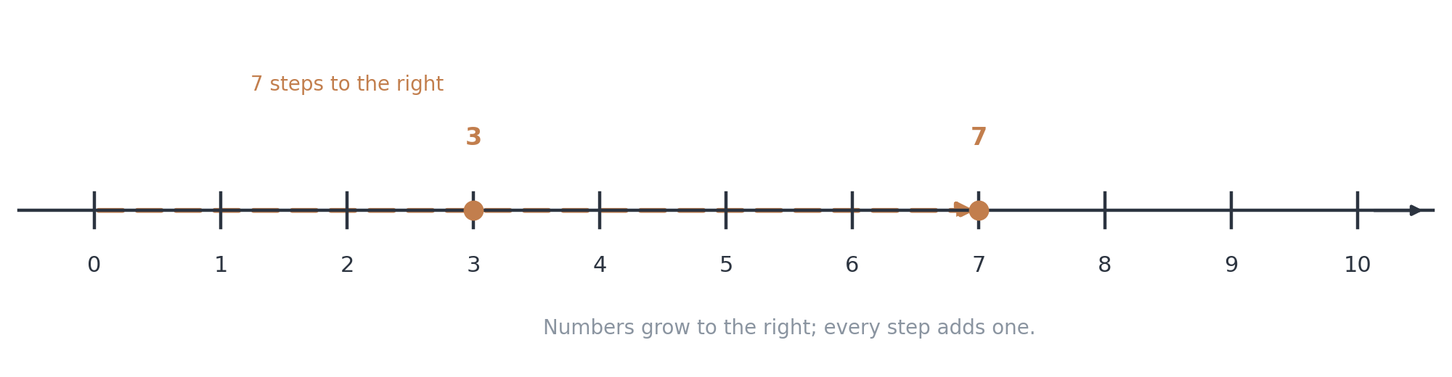
#> input picture scripts/assets/fig_ma1_02_numberline.png, 1452 x 377 px, shrunk from 2000 x 520 before the run
$ python make_book_ma1_figures.py
#> lines starting #> are read from the running program, lines starting #| are printed output that depends on the picture
"""Figures for Book MA-1: Everyday Mathematics for Future Engineers.

All figures are code-free mathematical illustrations with English labels,
muted GO-1 palette, constrained_layout (no tight_layout).
"""
import matplotlib
matplotlib.use("Agg")
import matplotlib.font_manager as fm

fm.fontManager.addfont('/usr/share/fonts/truetype/dejavu/DejaVuSans.ttf')
fm.fontManager.addfont('/usr/share/fonts/truetype/dejavu/DejaVuSans-Bold.ttf')

import matplotlib.pyplot as plt
from matplotlib.patches import FancyArrowPatch, Rectangle, FancyBboxPatch

plt.rcParams['font.sans-serif'] = ['DejaVu Sans']
plt.rcParams['axes.unicode_minus'] = False

OUT = "/home/z/my-project/scripts/assets"
import os
os.makedirs(OUT, exist_ok=True)

INK = "#2C3440"
ACCENT = "#C27E4D"
MUTED = "#8A94A0"
MATH = "#46566B"
SURFACE = "#F8F0EB"

def save(fig, name):
    fig.savefig(OUT + "/" + name, dpi=200)
    plt.close(fig)

# ------------------------------------------------ 1. Number line 0-10 (ch2)
fig, ax = plt.subplots(figsize=(10, 2.6), constrained_layout=True)
ax.set_xlim(-0.7, 10.7)
ax.set_ylim(-1.1, 1.4)
for x in range(11):
    ax.plot([x, x], [-0.12, 0.12], color=INK, lw=1.6)
    ax.text(x, -0.42, str(x), ha="center", fontsize=11, color=INK)
ax.plot([-0.6, 10.6], [0, 0], color=INK, lw=1.6)
ax.annotate("", xy=(10.55, 0), xytext=(10.1, 0),
            arrowprops=dict(arrowstyle="-|>", color=INK, lw=1.6))
ax.add_patch(FancyArrowPatch((0, 0), (7, 0), arrowstyle="-|>", mutation_scale=16,
             color=ACCENT, lw=2.4, linestyle=(0, (5, 3))))
for x, lab in [(3, "3"), (7, "7")]:
    ax.plot(x, 0, "o", ms=9, color=ACCENT)
    ax.text(x, 0.45, lab, ha="center", fontsize=12, color=ACCENT, fontweight="bold")
ax.text(2.0, 0.82, "7 steps to the right", fontsize=10, color=ACCENT, ha="center")
ax.text(5.5, -0.85, "Numbers grow to the right; every step adds one.", fontsize=10, color=MUTED, ha="center")
ax.axis("off")
save(fig, "fig_ma1_02_numberline.png")

# ------------------------------------------------ 2. Place value chart 4,307 (ch2)
fig, ax = plt.subplots(figsize=(9.5, 3.4), constrained_layout=True)
ax.set_xlim(0, 10)
ax.set_ylim(0, 3.4)
ax.axis("off")
cols = [("4", "thousands", "4,000"), ("3", "hundreds", "300"), ("0", "tens", "0"), ("7", "ones", "7")]
for i, (digit, place, worth) in enumerate(cols):
    x = 0.6 + i * 2.3
    ax.add_patch(Rectangle((x, 1.15), 1.9, 1.25, facecolor=SURFACE, edgecolor=MATH, lw=1.6))
    ax.text(x + 0.95, 1.78, digit, ha="center", fontsize=30, color=MATH, fontweight="bold")
    ax.text(x + 0.95, 0.82, place, ha="center", fontsize=11, color=INK)
    ax.text(x + 0.95, 0.42, "worth " + worth, ha="center", fontsize=10, color=ACCENT)
    if i < 3:
        ax.add_patch(FancyArrowPatch((x + 2.18, 1.78), (x + 2.32, 1.78), arrowstyle="-|>",
                     mutation_scale=13, color=MUTED))
ax.text(5.0, 2.85, "4,307  read as:  four thousand, three hundred seven", ha="center",
        fontsize=13, color=INK, fontweight="bold")
ax.text(5.0, 2.55, "each position is ten times the one to its right", ha="center", fontsize=10, color=MUTED)
save(fig, "fig_ma1_02_placevalue.png")

# ------------------------------------------------ 3. Column addition with carrying (ch3)
fig, ax = plt.subplots(figsize=(6.8, 4.6), constrained_layout=True)
ax.set_xlim(0, 10)
ax.set_ylim(0, 10)
ax.axis("off")
ax.text(6.7, 8.9, "carry:  1    1", fontsize=11, color=ACCENT, ha="center")
rows = [(" ", "3", "4", "8"), ("+", "2", "7", "5"), ("=", "6", "2", "3")]
ys = [7.6, 6.1, 4.2]
for (row, y) in zip(rows, ys):
    ax.text(3.2, y, row[0], fontsize=22, color=INK, ha="center", va="center")
    for j, ch in enumerate(row[1:]):
        ax.text(4.6 + j * 1.7, y, ch, fontsize=26, color=INK if row[0] != "=" else ACCENT,
                ha="center", va="center", fontweight="bold" if row[0] == "=" else "normal")
ax.plot([2.6, 8.2], [5.2, 5.2], color=INK, lw=2.2)
ax.plot([2.6, 8.2], [7.0, 7.0], color=MUTED, lw=1.0, linestyle=(0, (4, 3)))
for (x1, y1, x2, y2) in [(5.4, 8.55, 5.0, 7.05), (7.1, 8.55, 6.7, 7.05)]:
    ax.add_patch(FancyArrowPatch((x1, y1), (x2, y2), arrowstyle="-|>", mutation_scale=12,
                 color=ACCENT, lw=1.6, linestyle=(0, (3, 2))))
ax.text(5.0, 3.0, "8 + 5 = 13:  write 3, carry 1", ha="center", fontsize=11, color=INK)
ax.text(5.0, 2.4, "4 + 7 + 1 = 12:  write 2, carry 1", ha="center", fontsize=11, color=INK)
ax.text(5.0, 1.8, "3 + 2 + 1 = 6", ha="center", fontsize=11, color=INK)
ax.text(5.0, 1.0, "Ten small units become one of the next size.", ha="center", fontsize=10, color=MUTED)
save(fig, "fig_ma1_03_carry.png")

# ------------------------------------------------ 4. Fraction bars (ch4)
fig, ax = plt.subplots(figsize=(9.0, 3.4), constrained_layout=True)
ax.set_xlim(0, 10)
ax.set_ylim(0, 3.4)
ax.axis("off")
def bar(y, label, parts, shaded, color):
#> called with y = 2.3, label = '3/4', parts = 4, shaded = 3, color = '#C27E4D'
    w = 7.0
    x0 = 2.0
    for i in range(parts):
        ax.add_patch(Rectangle((x0 + i * w / parts, y), w / parts, 0.8,
                     facecolor=color if i < shaded else "white", edgecolor=INK, lw=1.3))
    ax.text(1.75, y + 0.4, label, fontsize=13, color=INK, ha="right", va="center", fontweight="bold")
bar(2.3, "3/4", 4, 3, ACCENT)
bar(1.1, "6/8", 8, 6, MATH)
ax.text(6.4, 0.45, "3/4 and 6/8 cover the same amount: the sharing is equally fair.",
        fontsize=10.5, color=MUTED, ha="center")
save(fig, "fig_ma1_04_fractionbar.png")

# ------------------------------------------------ 5. Decimal place value (ch5)
fig, ax = plt.subplots(figsize=(9.5, 3.2), constrained_layout=True)
ax.set_xlim(0, 10)
ax.set_ylim(0, 3.2)
ax.axis("off")
cells = [("2", "tens", "20"), ("3", "ones", "3"), (".", "", ""), ("4", "tenths", "0.4"), ("5", "hundredths", "0.05")]
for i, (digit, place, worth) in enumerate(cells):
    x = 1.0 + i * 1.75
    if digit == ".":
        ax.text(x + 0.7, 1.55, ".", fontsize=34, color=ACCENT, ha="center", va="center", fontweight="bold")
        ax.text(x + 0.7, 0.45, "decimal point", fontsize=9.5, color=ACCENT, ha="center")
        continue
    ax.add_patch(Rectangle((x, 1.05), 1.35, 1.0, facecolor=SURFACE, edgecolor=MATH, lw=1.5))
    ax.text(x + 0.675, 1.55, digit, ha="center", fontsize=26, color=MATH, fontweight="bold")
    ax.text(x + 0.675, 0.72, place, ha="center", fontsize=9.5, color=INK)
    ax.text(x + 0.675, 0.42, worth, ha="center", fontsize=9.5, color=ACCENT)
ax.text(5.0, 2.75, "23.45  read as:  twenty-three and forty-five hundredths", ha="center",
        fontsize=13, color=INK, fontweight="bold")
save(fig, "fig_ma1_05_decimalpv.png")

# ------------------------------------------------ 6. Percent grid (ch6)
fig, ax = plt.subplots(figsize=(6.2, 5.4), constrained_layout=True)
n = 10
shaded = 25
ax.set_xlim(0, n)
ax.set_ylim(0, n)
ax.set_aspect("equal")
ax.axis("off")
count = 0
for r in range(n):
    for c in range(n):
        idx = r * n + c
        ax.add_patch(Rectangle((c, r), 1, 1,
                     facecolor=ACCENT if idx < shaded else "white",
                     edgecolor="#B0B8C0", lw=0.8))
ax.text(n / 2, n + 0.7, "25 of the 100 small squares are shaded", ha="center", fontsize=12, color=INK)
ax.text(n / 2, -0.9, "25 shaded = 25 percent = 25/100 = 0.25", ha="center", fontsize=11.5, color=MUTED)
save(fig, "fig_ma1_06_percentgrid.png")
#> in save (call 6), `fig.savefig(OUT + "/" + name, dpi=200)`:
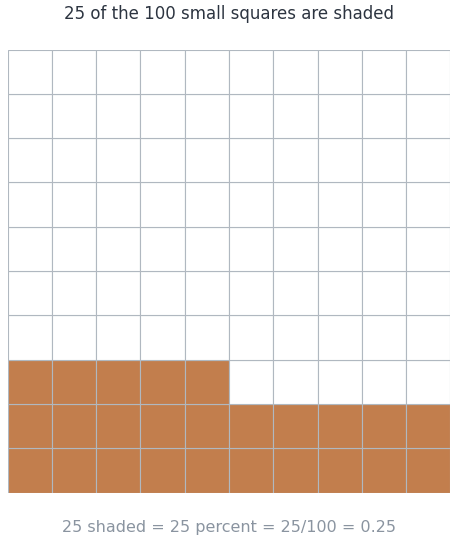
#> figure drawn by matplotlib, 1 panel

# ------------------------------------------------ 7. Ratio blocks (ch7)
fig, ax = plt.subplots(figsize=(8.6, 3.2), constrained_layout=True)
ax.set_xlim(0, 10)
ax.set_ylim(0, 3.2)
ax.axis("off")
def blocks(y, label, a, b, ca, cb):
#> called with y = 2.15, label = '3 : 2', a = 3, b = 2, ca = '#C27E4D', cb = '#46566B'
    for i in range(a):
        ax.add_patch(Rectangle((1.6 + i * 0.75, y), 0.65, 0.6, facecolor=ca, edgecolor=INK, lw=1.0))
    for i in range(b):
        ax.add_patch(Rectangle((1.6 + (a + 0.55) * 0.75 + i * 0.75, y), 0.65, 0.6, facecolor=cb, edgecolor=INK, lw=1.0))
    ax.text(1.45, y + 0.3, label, fontsize=13, color=INK, ha="right", va="center", fontweight="bold")
blocks(2.15, "3 : 2", 3, 2, ACCENT, MATH)
blocks(0.85, "6 : 4", 6, 4, ACCENT, MATH)
ax.text(6.9, 1.7, "doubling both sides\nkeeps the same pattern", fontsize=10.5, color=MUTED,
        ha="center", va="center", linespacing=1.4)
save(fig, "fig_ma1_07_ratioblocks.png")
#> in save (call 7), `fig.savefig(OUT + "/" + name, dpi=200)`:
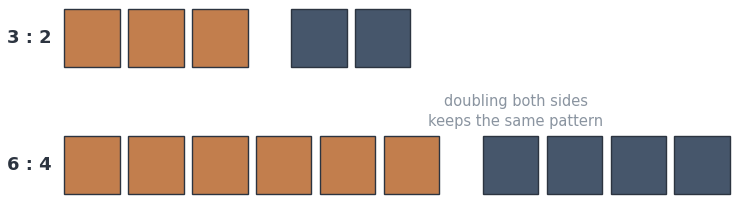
#> figure drawn by matplotlib, 1 panel

# ------------------------------------------------ 8. Negative number line (ch8)
fig, ax = plt.subplots(figsize=(11.5, 3.0), constrained_layout=True)
ax.set_xlim(-10.8, 10.8)
ax.set_ylim(-1.5, 1.6)
for x in range(-10, 11):
    c = ACCENT if x < 0 else INK
    ax.plot([x, x], [-0.1, 0.1], color=c, lw=1.5)
    ax.text(x, -0.45, str(x), ha="center", fontsize=9.5, color=c)
ax.plot([-10.6, 10.6], [0, 0], color=INK, lw=1.6)
ax.annotate("", xy=(10.55, 0), xytext=(10.1, 0), arrowprops=dict(arrowstyle="-|>", color=INK, lw=1.6))
ax.plot(0, 0, "o", ms=11, color=INK)
ax.text(0, 0.55, "zero", ha="center", fontsize=11, color=INK, fontweight="bold")
ax.add_patch(FancyArrowPatch((-3, 0), (-9, 0), arrowstyle="-|>", mutation_scale=15,
             color=ACCENT, lw=2.4, linestyle=(0, (5, 3))))
ax.text(-6, 0.62, "further below zero = smaller", fontsize=10, color=ACCENT, ha="center")
ax.text(-6, -0.95, "minus 9  <  minus 3  <  0", fontsize=11, color=INK, ha="center")
ax.axis("off")
save(fig, "fig_ma1_08_negline.png")
#> in save (call 8), `fig.savefig(OUT + "/" + name, dpi=200)`:
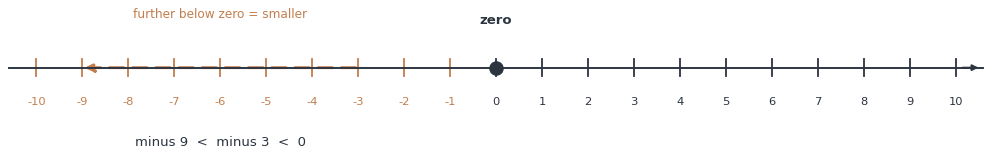
#> figure drawn by matplotlib, 1 panel

# ------------------------------------------------ 9. Power anatomy + squares (ch9)
fig, axes = plt.subplots(1, 2, figsize=(10.5, 3.6), constrained_layout=True,
                         gridspec_kw={"width_ratios": [1.15, 1.0]})
ax = axes[0]
ax.set_xlim(0, 10)
ax.set_ylim(0, 6)
ax.axis("off")
ax.text(3.4, 3.4, "5", fontsize=54, color=MATH, ha="center", va="center", fontweight="bold")
ax.text(4.55, 4.15, "3", fontsize=26, color=ACCENT, ha="center", va="center", fontweight="bold")
ax.annotate("exponent:\nhow many copies", xy=(4.7, 4.4), xytext=(7.2, 5.2),
            fontsize=10, color=ACCENT, ha="center",
            arrowprops=dict(arrowstyle="-|>", color=ACCENT, lw=1.2))
ax.annotate("base:\nthe number repeated", xy=(3.3, 3.0), xytext=(1.7, 1.1),
            fontsize=10, color=MATH, ha="center",
            arrowprops=dict(arrowstyle="-|>", color=MATH, lw=1.2))
ax.text(4.0, 0.25, "= 5 \u00d7 5 \u00d7 5  =  125", fontsize=13, color=INK, ha="center")
ax = axes[1]
ax.set_xlim(0, 13)
ax.set_ylim(-1.2, 13)
ax.set_aspect("equal")
ax.axis("off")
for k, s in enumerate([1, 2, 3, 4, 5]):
    ax.add_patch(Rectangle((0, 0), s, s, facecolor="none", edgecolor=MATH, lw=1.4))
    ax.plot([s], [s], "o", ms=4, color=ACCENT)
    ax.text(s + 0.45, s - 0.55, "%d\u00b2 = %d" % (s, s * s), fontsize=10, color=INK, va="center")
save(fig, "fig_ma1_09_power.png")
#> in save (call 9), `fig.savefig(OUT + "/" + name, dpi=200)`:
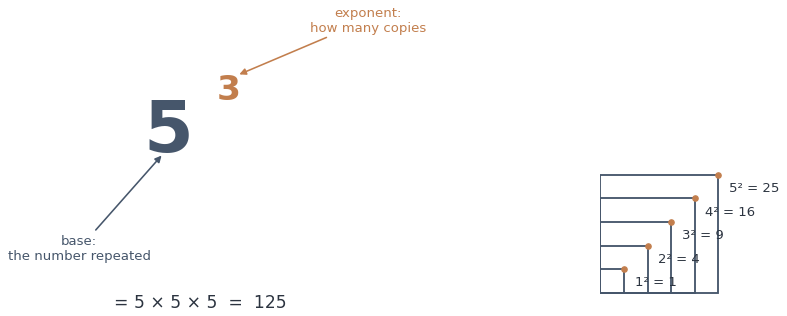
#> figure drawn by matplotlib, 1 panel

# ------------------------------------------------ 10. Metric conversion map (ch10)
fig, ax = plt.subplots(figsize=(10.2, 3.9), constrained_layout=True)
ax.set_xlim(0, 12)
ax.set_ylim(0, 4)
ax.axis("off")
def unit_box(x, y, text):
    ax.add_patch(FancyBboxPatch((x, y), 2.3, 0.95, boxstyle="round,pad=0.18,rounding_size=0.25",
                 facecolor=SURFACE, edgecolor=MATH, lw=1.4))
    ax.text(x + 1.15, y + 0.48, text, fontsize=11.5, color=INK, ha="center", va="center", fontweight="bold")
def conv_arrow(x, y, label, dx=1.25):
    ax.add_patch(FancyArrowPatch((x, y + 0.15), (x + dx, y + 0.15), arrowstyle="-|>",
                 mutation_scale=12, color=ACCENT, lw=1.4))
    ax.text(x + dx / 2, y + 0.62, label, fontsize=9.5, color=ACCENT, ha="center")
row1 = [("km", 0.4), ("m", 4.05), ("cm", 7.7)]
for (t, x) in row1:
    unit_box(x, 2.5, t)
conv_arrow(2.75, 2.5, "\u00d7 1,000")
conv_arrow(6.4, 2.5, "\u00f7 100")
unit_box(10.7, 2.5, "mm")
conv_arrow(10.0, 2.5, "\u00f7 10", dx=0.55)
row2 = [("kg", 0.4), ("g", 4.05)]
for (t, x) in row2:
    unit_box(x, 0.9, t)
conv_arrow(2.75, 0.9, "\u00d7 1,000")
unit_box(7.7, 0.9, "L")
unit_box(10.7, 0.9, "mL")
conv_arrow(10.0, 0.9, "\u00d7 1,000", dx=0.55)
ax.text(6.0, 3.85, "kilo = 1,000 steps bigger      centi = 100 steps smaller      milli = 1,000 steps smaller",
        fontsize=10.5, color=MUTED, ha="center")
save(fig, "fig_ma1_10_unitmap.png")
#> in save (call 10), `fig.savefig(OUT + "/" + name, dpi=200)`:
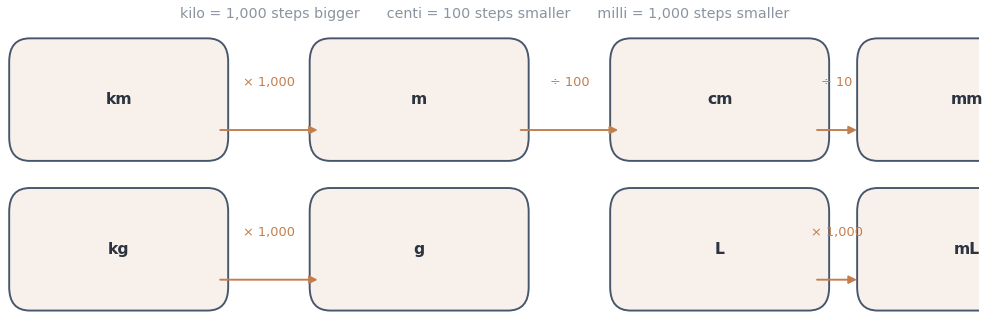
#> figure drawn by matplotlib, 1 panel

# ------------------------------------------------ 11. Room grid 4x3 (ch10)
fig, ax = plt.subplots(figsize=(7.6, 3.9), constrained_layout=True)
n_cols, n_rows = 4, 3
ax.set_xlim(-0.4, n_cols + 0.4)
ax.set_ylim(-0.9, n_rows + 0.9)
ax.set_aspect("equal")
ax.axis("off")
for r in range(n_rows):
    for c in range(n_cols):
        ax.add_patch(Rectangle((c, r), 1, 1, facecolor=SURFACE, edgecolor="#B0B8C0", lw=1.0))
        ax.plot([c + 0.5], [r + 0.5], marker="s", ms=2, color=MUTED)
ax.add_patch(Rectangle((0, 0), n_cols, n_rows, facecolor="none", edgecolor=INK, lw=2.6))
ax.text(n_cols / 2, n_rows + 0.55, "4 m", fontsize=12, color=INK, ha="center")
ax.text(-0.28, n_rows / 2, "3 m", fontsize=12, color=INK, va="center", rotation=90)
ax.text(n_cols / 2, -0.5, "area = 4 \u00d7 3 = 12 square meters (m\u00b2)", fontsize=11.5,
        color=ACCENT, ha="center", fontweight="bold")
ax.text(n_cols / 2, -0.85, "perimeter = 4 + 3 + 4 + 3 = 14 meters", fontsize=11.5, color=MATH,
        ha="center", fontweight="bold")
save(fig, "fig_ma1_10_roomgrid.png")
#> in save (call 11), `fig.savefig(OUT + "/" + name, dpi=200)`:
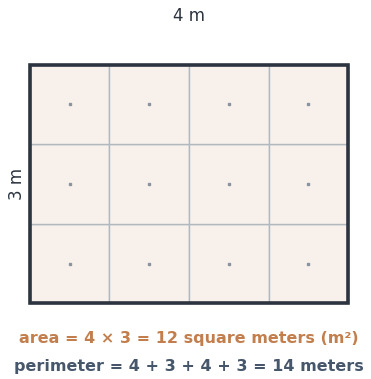
#> figure drawn by matplotlib, 1 panel

# ------------------------------------------------ 12. Problem-solving flow (ch11)
fig, ax = plt.subplots(figsize=(11.6, 3.0), constrained_layout=True)
ax.set_xlim(0, 12)
ax.set_ylim(0, 3.0)
ax.axis("off")
steps = [("1. Understand", "What is given?\nWhat is asked?"),
         ("2. Plan", "Which operations,\nin what order?"),
         ("3. Solve", "One small step at a\ntime, units written"),
         ("4. Check", "Estimate, reverse,\nmake sense?")]
for i, (title, sub) in enumerate(steps):
    x = 0.3 + i * 3.0
    ax.add_patch(FancyBboxPatch((x, 0.55), 2.5, 1.9, boxstyle="round,pad=0.2,rounding_size=0.3",
                 facecolor=SURFACE, edgecolor=MATH, lw=1.6))
    ax.text(x + 1.25, 2.0, title, fontsize=12.5, color=INK, ha="center", fontweight="bold")
    ax.text(x + 1.25, 1.15, sub, fontsize=9.5, color=MUTED, ha="center", va="center", linespacing=1.5)
    if i < 3:
        ax.add_patch(FancyArrowPatch((x + 2.62, 1.5), (x + 2.88, 1.5), arrowstyle="-|>",
                     mutation_scale=14, color=ACCENT, lw=2.0))
save(fig, "fig_ma1_11_solveflow.png")
#> in save (call 12), `fig.savefig(OUT + "/" + name, dpi=200)`:
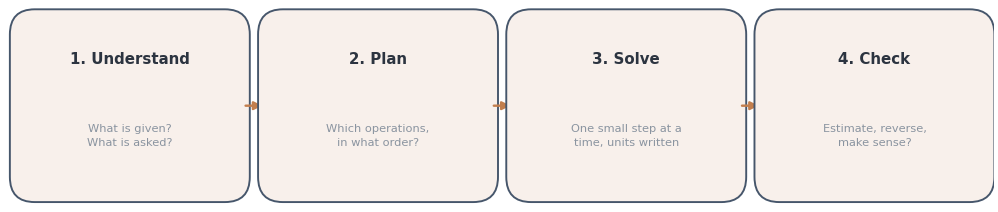
#> figure drawn by matplotlib, 1 panel

from PIL import Image
import glob
for p in sorted(glob.glob(OUT + "/fig_ma1_*.png")):
    im = Image.open(p).convert("L")
    h = im.histogram()
#> h = 256 values, max 525621 at index 255, min 0 at index 0, mean 2138.3
    print(os.path.basename(p), im.size, "non-white ratio %.3f" % (1 - h[255] / sum(h)))
#| fig_ma1_02_numberline.png (1452, 377) non-white ratio 0.040
